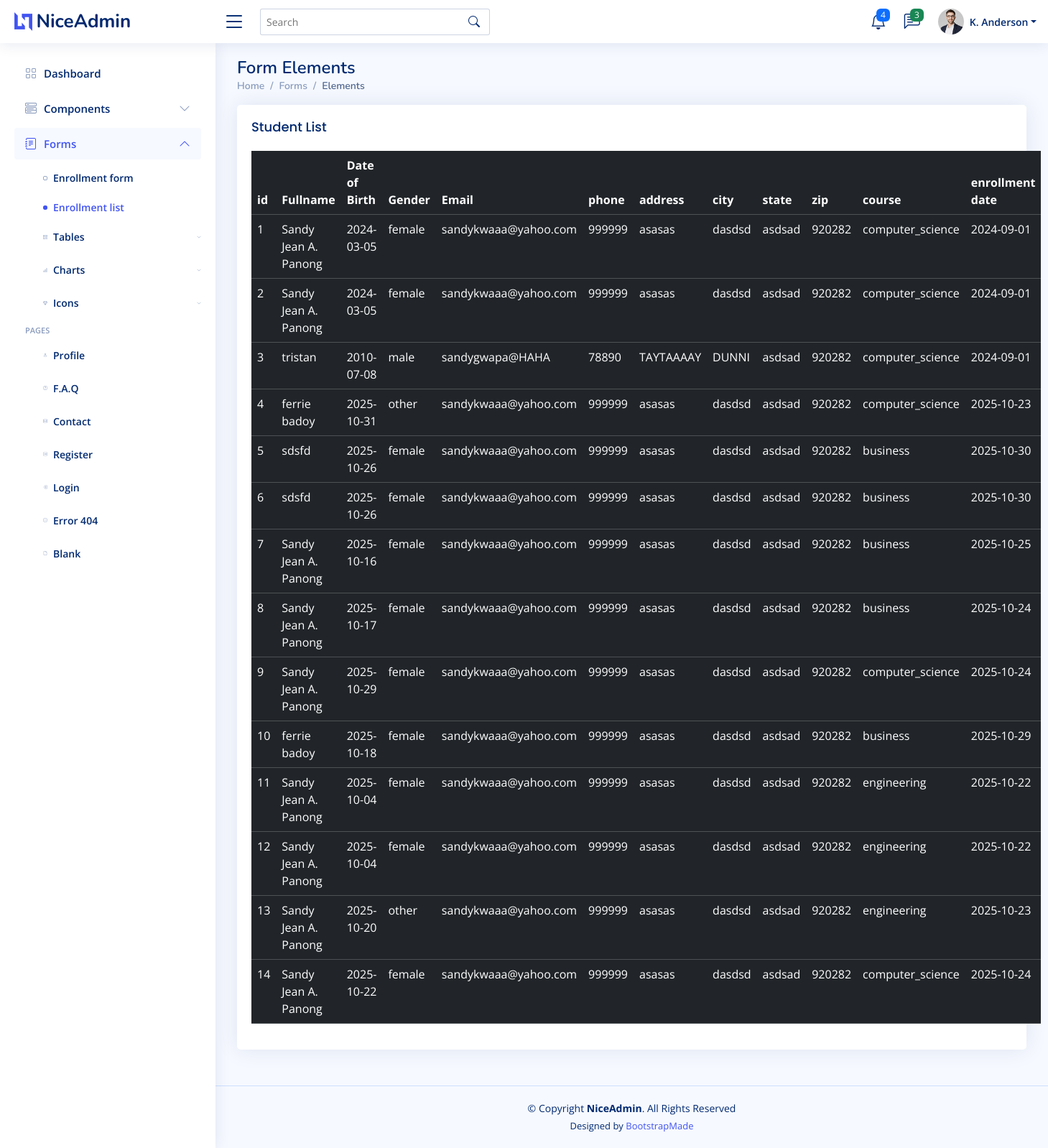
Page /forms-elements.php?page=enrollment_list on the committed database.
### tables this page shows
CREATE TABLE `students` (
  `id` int(6) UNSIGNED NOT NULL,
  `full_name` varchar(100) NOT NULL,
  `dob` date NOT NULL,
  `gender` enum('male','female','other') NOT NULL,
  `email` varchar(50) NOT NULL,
  `phone` varchar(15) NOT NULL,
  `address` text NOT NULL,
  `city` varchar(50) NOT NULL,
  `state` varchar(50) NOT NULL,
  `zip` varchar(10) NOT NULL,
  `course` varchar(50) NOT NULL,
  `enrollment_date` date NOT NULL,
  `reg_date` timestamp NOT NULL DEFAULT current_timestamp() ON UPDATE current_timestamp()
);

### module/enrollment_list.php (the view, shortened to what this page needs)
<?php
include './database/connection.php';
$sql = "SELECT `id`, `full_name`, `dob`, `gender`, `email`, `phone`, `address`, `city`, `state`, `zip`, `course`, `enrollment_date` FROM `students`";
$result = mysqli_query($conn, $sql);
if (mysqli_num_rows($result) == 0) {
    echo "No results found.";
} else {
    ?>
<div class="card">
            <div class="card-body">
              <h5 class="card-title">Student List</h5>
              <table class="table table-dark">
                <thead>
                  <tr>
                    <th>id</th>
                <th>Fullname</th>
                <th>Date of Birth</th>
                <th>Gender</th>
                <th>Email</th>
                <th>phone</th>
                <th>address</th>
                <th>city</th>
                <th>state</th>
                <th>zip</th>
                <th>course</th>
                <th>enrollment date</th>
                  </tr>
                </thead>
                <tbody>
                  <?php while($row = mysqli_fetch_assoc($result)) { ?>
            <tr>
                <td><?php echo $row['id']?></td>
                <td><?php echo $row['full_name']?></td>
                <td><?php echo $row['dob']?></td>
                <td><?php echo $row['gender'] ?></td>
                <td><?php echo $row['email']?></td>
                <td><?php echo $row['phone']?></td>
                <td><?php echo $row['address']?></td>
                <td><?php echo $row['city']?></td>
                <td><?php echo $row['state']?></td>
                <td><?php echo $row['zip']?></td>
                <td><?php echo $row['course']?></td>
                <td><?php echo $row['enrollment_date']?></td>
            </tr>
            <?php } ?>
                </tbody>
              </table>
            </div>
          </div>
<?php } ?>

### forms-elements.php (shortened to what this page needs)
<!DOCTYPE html>
<html lang="en">
<head>
  <link href="assets/vendor/bootstrap/css/bootstrap.min.css" rel="stylesheet">
  <link href="assets/vendor/bootstrap-icons/bootstrap-icons.css" rel="stylesheet">
  <link href="assets/vendor/boxicons/css/boxicons.min.css" rel="stylesheet">
  <link href="assets/vendor/quill/quill.snow.css" rel="stylesheet">
  <link href="assets/vendor/quill/quill.bubble.css" rel="stylesheet">
  <link href="assets/vendor/remixicon/remixicon.css" rel="stylesheet">
  <link href="assets/vendor/simple-datatables/style.css" rel="stylesheet">
  <link href="assets/css/style.css" rel="stylesheet">
</head>
<body>
  <header id="header" class="header fixed-top d-flex align-items-center">
    <div class="d-flex align-items-center justify-content-between">
      <a href="index.html" class="logo d-flex align-items-center">
        <img src="assets/img/logo.png" alt="">
        <span class="d-none d-lg-block">NiceAdmin</span>
      </a>
      <i class="bi bi-list toggle-sidebar-btn"></i>
    </div>
    <div class="search-bar">
      <form class="search-form d-flex align-items-center" method="POST" action="#">
        <input type="text" name="query" placeholder="Search" title="Enter search keyword">
        <button type="submit" title="Search"><i class="bi bi-search"></i></button>
      </form>
    </div>
    <nav class="header-nav ms-auto">
      <ul class="d-flex align-items-center">
        <li class="nav-item dropdown">
          <a class="nav-link nav-icon" href="#" data-bs-toggle="dropdown">
            <i class="bi bi-bell"></i>
            <span class="badge bg-primary badge-number">4</span>
          </a>
        </li>
        <li class="nav-item dropdown">
          <a class="nav-link nav-icon" href="#" data-bs-toggle="dropdown">
            <i class="bi bi-chat-left-text"></i>
            <span class="badge bg-success badge-number">3</span>
          </a>
        </li>
        <li class="nav-item dropdown pe-3">
          <a class="nav-link nav-profile d-flex align-items-center pe-0" href="#" data-bs-toggle="dropdown">
            <img src="assets/img/profile-img.jpg" alt="Profile" class="rounded-circle">
            <span class="d-none d-md-block dropdown-toggle ps-2">K. Anderson</span>
          </a>
        </li>
      </ul>
    </nav>
  </header>
  <aside id="sidebar" class="sidebar">
    <ul class="sidebar-nav" id="sidebar-nav">
      <li class="nav-item">
        <a class="nav-link collapsed" href="index.html">
          <i class="bi bi-grid"></i>
          <span>Dashboard</span>
        </a>
      </li>
      <li class="nav-item">
        <a class="nav-link collapsed" data-bs-target="#components-nav" data-bs-toggle="collapse" href="#">
          <i class="bi bi-menu-button-wide"></i><span>Components</span><i class="bi bi-chevron-down ms-auto"></i>
        </a>
      </li>
      <li class="nav-item">
        <a class="nav-link " data-bs-target="#forms-nav" data-bs-toggle="collapse" href="#">
          <i class="bi bi-journal-text"></i><span>Forms</span><i class="bi bi-chevron-down ms-auto"></i>
        </a>
        <ul id="forms-nav" class="nav-content collapse show class= <?php echo ($_GET['page'] ??'') === 'enrollment_form' || ($_GET['page'] ??'') === 'enrollment_list' ? 'show': '';?>" data-bs-parent="#sidebar-nav">
          <li>
<a href="forms-elements.php?page=enrollment_form" class="<?php echo ($_GET['page'] ??'') === 'enrollment_form' ? 'active': '';?>">
<i class="bi bi-circle"></i><span>Enrollment form</span> </a>
 </li>
<li>
<a href="forms-elements.php?page=enrollment_list" class="<?php echo ($_GET['page'] ??'') === 'enrollment_list' ? 'active': '';?>">
<i class="bi bi-circle"></i><span>Enrollment list</span> </a>
 </li>
      <li class="nav-item">
        <a class="nav-link collapsed" data-bs-target="#tables-nav" data-bs-toggle="collapse" href="#">
          <i class="bi bi-layout-text-window-reverse"></i><span>Tables</span><i class="bi bi-chevron-down ms-auto"></i>
        </a>
      </li>
      <li class="nav-item">
        <a class="nav-link collapsed" data-bs-target="#charts-nav" data-bs-toggle="collapse" href="#">
          <i class="bi bi-bar-chart"></i><span>Charts</span><i class="bi bi-chevron-down ms-auto"></i>
        </a>
      </li>
      <li class="nav-item">
        <a class="nav-link collapsed" data-bs-target="#icons-nav" data-bs-toggle="collapse" href="#">
          <i class="bi bi-gem"></i><span>Icons</span><i class="bi bi-chevron-down ms-auto"></i>
        </a>
      </li>
      <li class="nav-heading">Pages</li>
      <li class="nav-item">
        <a class="nav-link collapsed" href="users-profile.html">
          <i class="bi bi-person"></i>
          <span>Profile</span>
        </a>
      </li>
      <li class="nav-item">
        <a class="nav-link collapsed" href="pages-faq.html">
          <i class="bi bi-question-circle"></i>
          <span>F.A.Q</span>
        </a>
      </li>
      <li class="nav-item">
        <a class="nav-link collapsed" href="pages-contact.html">
          <i class="bi bi-envelope"></i>
          <span>Contact</span>
        </a>
      </li>
      <li class="nav-item">
        <a class="nav-link collapsed" href="pages-register.html">
          <i class="bi bi-card-list"></i>
          <span>Register</span>
        </a>
      </li>
      <li class="nav-item">
        <a class="nav-link collapsed" href="pages-login.html">
          <i class="bi bi-box-arrow-in-right"></i>
          <span>Login</span>
        </a>
      </li>
      <li class="nav-item">
        <a class="nav-link collapsed" href="pages-error-404.html">
          <i class="bi bi-dash-circle"></i>
          <span>Error 404</span>
        </a>
      </li>
      <li class="nav-item">
        <a class="nav-link collapsed" href="pages-blank.html">
          <i class="bi bi-file-earmark"></i>
          <span>Blank</span>
        </a>
      </li>
    </ul>
  </aside>
  <main id="main" class="main">
    <div class="pagetitle">
      <h1>Form Elements</h1>
      <nav>
        <ol class="breadcrumb">
          <li class="breadcrumb-item"><a href="index.html">Home</a></li>
          <li class="breadcrumb-item">Forms</li>
          <li class="breadcrumb-item active">Elements</li>
        </ol>
      </nav>
    </div>
    <section class="section">
<?php
if (isset($_GET['page'])) {
    $page = $_GET['page'];
    switch ($page) {
        case 'enrollment_list':
include 'module/enrollment_list.php';
break;
    }
}
?>
    </section>
  </main>
  <footer id="footer" class="footer">
    <div class="copyright">
      &copy; Copyright <strong><span>NiceAdmin</span></strong>. All Rights Reserved
    </div>
    <div class="credits">
      Designed by <a href="https://bootstrapmade.com/">BootstrapMade</a>
    </div>
  </footer>
</body>
</html>

### assets/css/style.css (style rules this page uses)
:root { scroll-behavior: smooth; }
body { font-family: "Open Sans", sans-serif; background: #f6f9ff; color: #444444; }
a { color: #4154f1; text-decoration: none; }
h1, h2, h3, h4, h5, h6 { font-family: "Nunito", sans-serif; }
#main { margin-top: 60px; padding: 20px 30px; transition: all 0.3s; }
.pagetitle { margin-bottom: 10px; }
.pagetitle h1 { font-size: 24px; margin-bottom: 0; font-weight: 600; color: #012970; }
.card { margin-bottom: 30px; border: none; border-radius: 5px; box-shadow: 0px 0 30px rgba(1, 41, 112, 0.1); }
.card-title { padding: 20px 0 15px 0; font-size: 18px; font-weight: 500; color: #012970; font-family: "Poppins", sans-serif; }
.card-body { padding: 0 20px 20px 20px; }
.breadcrumb { font-size: 14px; font-family: "Nunito", sans-serif; color: #899bbd; font-weight: 600; }
.breadcrumb a { color: #899bbd; transition: 0.3s; }
.breadcrumb .breadcrumb-item::before { color: #899bbd; }
.breadcrumb .active { color: #51678f; font-weight: 600; }
.logo { line-height: 1; }
@media (min-width: 1200px) { .logo { width: 280px; } }
.logo img { max-height: 26px; margin-right: 6px; }
.logo span { font-size: 26px; font-weight: 700; color: #012970; font-family: "Nunito", sans-serif; }
.header { transition: all 0.5s; z-index: 997; height: 60px; box-shadow: 0px 2px 20px rgba(1, 41, 112, 0.1); background-color: #fff; padding-left: 20px; }
.header .toggle-sidebar-btn { font-size: 32px; padding-left: 10px; cursor: pointer; color: #012970; }
.header .search-bar { min-width: 360px; padding: 0 20px; }
.header .search-form { width: 100%; }
.header .search-form input { border: 0; font-size: 14px; color: #012970; border: 1px solid rgba(1, 41, 112, 0.2); padding: 7px 38px 7px 8px; border-radius: 3px; transition: 0.3s; width: 100%; }
.header .search-form button { border: 0; padding: 0; margin-left: -30px; background: none; }
.header .search-form button i { color: #012970; }
.header-nav ul { list-style: none; }
.header-nav>ul { margin: 0; padding: 0; }
.header-nav .nav-icon { font-size: 22px; color: #012970; margin-right: 25px; position: relative; }
.header-nav .nav-profile { color: #012970; }
.header-nav .nav-profile img { max-height: 36px; }
.header-nav .nav-profile span { font-size: 14px; font-weight: 600; }
.header-nav .badge-number { position: absolute; inset: -2px -5px auto auto; font-weight: normal; font-size: 12px; padding: 3px 6px; }
.sidebar { position: fixed; top: 60px; left: 0; bottom: 0; width: 300px; z-index: 996; transition: all 0.3s; padding: 20px; overflow-y: auto; scrollbar-width: thin; scrollbar-color: #aab7cf transparent; box-shadow: 0px 0px 20px rgba(1, 41, 112, 0.1); background-color: #fff; }
@media (min-width: 1200px) { #main, #footer { margin-left: 300px; } }
.sidebar-nav { padding: 0; margin: 0; list-style: none; }
.sidebar-nav li { padding: 0; margin: 0; list-style: none; }
.sidebar-nav .nav-item { margin-bottom: 5px; }
.sidebar-nav .nav-heading { font-size: 11px; text-transform: uppercase; color: #899bbd; font-weight: 600; margin: 10px 0 5px 15px; }
.sidebar-nav .nav-link { display: flex; align-items: center; font-size: 15px; font-weight: 600; color: #4154f1; transition: 0.3; background: #f6f9ff; padding: 10px 15px; border-radius: 4px; }
.sidebar-nav .nav-link i { font-size: 16px; margin-right: 10px; color: #4154f1; }
.sidebar-nav .nav-link.collapsed { color: #012970; background: #fff; }
.sidebar-nav .nav-link.collapsed i { color: #899bbd; }
.sidebar-nav .nav-link .bi-chevron-down { margin-right: 0; transition: transform 0.2s ease-in-out; }
.sidebar-nav .nav-link:not(.collapsed) .bi-chevron-down { transform: rotate(180deg); }
.sidebar-nav .nav-content { padding: 5px 0 0 0; margin: 0; list-style: none; }
.sidebar-nav .nav-content a { display: flex; align-items: center; font-size: 14px; font-weight: 600; color: #012970; transition: 0.3; padding: 10px 0 10px 40px; transition: 0.3s; }
.sidebar-nav .nav-content a i { font-size: 6px; margin-right: 8px; line-height: 0; border-radius: 50%; }
.sidebar-nav .nav-content a:hover, .sidebar-nav .nav-content a.active { color: #4154f1; }
.sidebar-nav .nav-content a.active i { background-color: #4154f1; }
.footer { padding: 20px 0; font-size: 14px; transition: all 0.3s; border-top: 1px solid #cddfff; }
.footer .copyright { text-align: center; color: #012970; }
.footer .credits { padding-top: 5px; text-align: center; font-size: 13px; color: #012970; }

### rows in the picture
students: id "1", full_name "Sandy Jean A. Panong", dob "2024-03-05", gender "female", email "sandykwaaa@yahoo.com", phone "999999", address "asasas", city "dasdsd", state "asdsad", zip "920282", course "computer_science", enrollment_date "2024-09-01"
students: id "2", full_name "Sandy Jean A. Panong", dob "2024-03-05", gender "female", email "sandykwaaa@yahoo.com", phone "999999", address "asasas", city "dasdsd", state "asdsad", zip "920282", course "computer_science", enrollment_date "2024-09-01"
students: id "3", full_name "tristan", dob "2010-07-08", gender "male", email "sandygwapa@HAHA", phone "78890", address "TAYTAAAAY", city "DUNNI", state "asdsad", zip "920282", course "computer_science", enrollment_date "2024-09-01"
students: id "4", full_name "ferrie badoy", dob "2025-10-31", gender "other", email "sandykwaaa@yahoo.com", phone "999999", address "asasas", city "dasdsd", state "asdsad", zip "920282", course "computer_science", enrollment_date "2025-10-23"
students: id "5", full_name "sdsfd", dob "2025-10-26", gender "female", email "sandykwaaa@yahoo.com", phone "999999", address "asasas", city "dasdsd", state "asdsad", zip "920282", course "business", enrollment_date "2025-10-30"
students: id "6", full_name "sdsfd", dob "2025-10-26", gender "female", email "sandykwaaa@yahoo.com", phone "999999", address "asasas", city "dasdsd", state "asdsad", zip "920282", course "business", enrollment_date "2025-10-30"
students: id "7", full_name "Sandy Jean A. Panong", dob "2025-10-16", gender "female", email "sandykwaaa@yahoo.com", phone "999999", address "asasas", city "dasdsd", state "asdsad", zip "920282", course "business", enrollment_date "2025-10-25"
students: id "8", full_name "Sandy Jean A. Panong", dob "2025-10-17", gender "female", email "sandykwaaa@yahoo.com", phone "999999", address "asasas", city "dasdsd", state "asdsad", zip "920282", course "business", enrollment_date "2025-10-24"
students: id "9", full_name "Sandy Jean A. Panong", dob "2025-10-29", gender "female", email "sandykwaaa@yahoo.com", phone "999999", address "asasas", city "dasdsd", state "asdsad", zip "920282", course "computer_science", enrollment_date "2025-10-24"
students: id "10", full_name "ferrie badoy", dob "2025-10-18", gender "female", email "sandykwaaa@yahoo.com", phone "999999", address "asasas", city "dasdsd", state "asdsad", zip "920282", course "business", enrollment_date "2025-10-29"
students: id "11", full_name "Sandy Jean A. Panong", dob "2025-10-04", gender "female", email "sandykwaaa@yahoo.com", phone "999999", address "asasas", city "dasdsd", state "asdsad", zip "920282", course "engineering", enrollment_date "2025-10-22"
students: id "12", full_name "Sandy Jean A. Panong", dob "2025-10-04", gender "female", email "sandykwaaa@yahoo.com", phone "999999", address "asasas", city "dasdsd", state "asdsad", zip "920282", course "engineering", enrollment_date "2025-10-22"
students: id "13", full_name "Sandy Jean A. Panong", dob "2025-10-20", gender "other", email "sandykwaaa@yahoo.com", phone "999999", address "asasas", city "dasdsd", state "asdsad", zip "920282", course "engineering", enrollment_date "2025-10-23"
students: id "14", full_name "Sandy Jean A. Panong", dob "2025-10-22", gender "female", email "sandykwaaa@yahoo.com", phone "999999", address "asasas", city "dasdsd", state "asdsad", zip "920282", course "computer_science", enrollment_date "2025-10-24"
